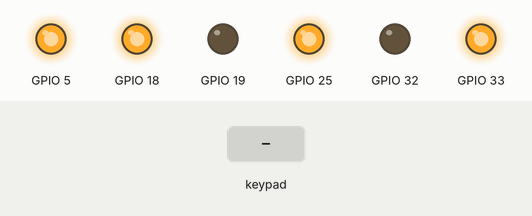
This program was run on a simulated ESP32. Shown: output pins drawn as LEDs (lit = HIGH). The inputs (shaded band) are chosen by the test bench. Nothing arrives over Bluetooth unless stated.

Above: at 1.2 s.
1.3 s: key 'U' pressed
At 1.53 s:
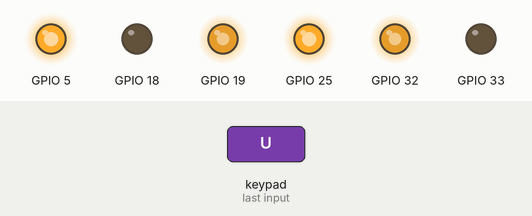
3.2 s: key 'D' pressed
At 3.43 s:
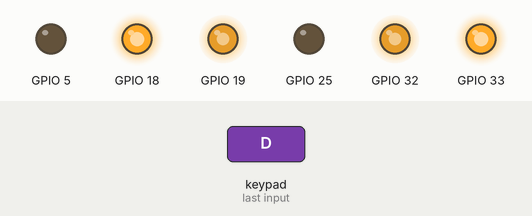
5.1 s: key 'O' pressed
At 5.33 s:
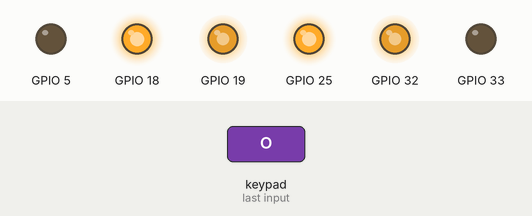
7.0 s: key 'S' pressed
At 7.23 s:
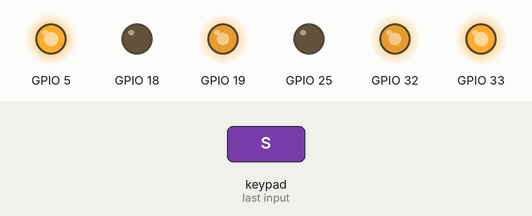
Timing chart, 0 to 9.9 s (numbered marks = the images above; inputs shaded):
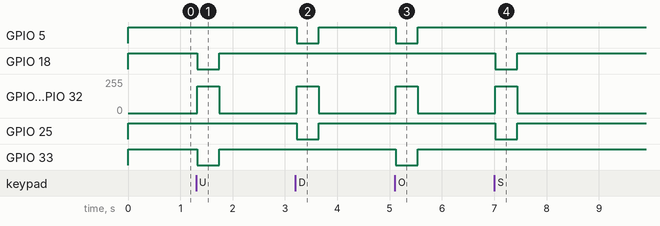

Measured:
- after the input at 1.3 s, GPIO 18, GPIO 33: HIGH → LOW at once, → HIGH 0.42 s later; GPIO 19, GPIO 32: 0/255 → 199/255 at once, → 0/255 0.42 s later
- after the input at 3.2 s, GPIO 5, GPIO 25: HIGH → LOW at once, → HIGH 0.42 s later; GPIO 19, GPIO 32: 0/255 → 199/255 at once, → 0/255 0.42 s later
- after the input at 5.1 s, GPIO 5, GPIO 33: HIGH → LOW at once, → HIGH 0.42 s later; GPIO 19, GPIO 32: 0/255 → 199/255 at once, → 0/255 0.42 s later
- after the input at 7.0 s, GPIO 18, GPIO 25: HIGH → LOW at once, → HIGH 0.42 s later; GPIO 19, GPIO 32: 0/255 → 199/255 at once, → 0/255 0.42 s later

The program:

main.cpp
```cpp
#include <Arduino.h>
#include <Ps3Controller.h>

#include "MotorDriver.hpp"
#include "Input.hpp"

const int motorR1 = 5;
const int motorR2 = 18;

const int motorL1 = 25;
const int motorL2 = 33;

const int motorRp = 19;
const int motorLp = 32;

const int pwmChannelRight = 0;
const int pwmChannelLeft = 1;

const int pwmFrequency = 12800;

MotorDrive motorRight = {
    motorR1,
    motorR2,
    motorRp,
    pwmChannelRight,
    pwmFrequency,
};

MotorDrive motorLeft = {
    motorL1,
    motorL2,
    motorLp,
    pwmChannelLeft,
    pwmFrequency,
};

void setup()
{
  Ps3.begin("2c:2c:1f:d0:04:be"); // 黒いコントローラーのアドレス
  motorRight.setup();
  motorLeft.setup();
  motorRight.neutral();
  motorLeft.neutral();
}

void loop()
{
  Input input = getInput();
  if (input.up)
  {
    motorRight.driveForward(200);
    motorLeft.driveForward(200);
  }
  else if (input.down)
  {
    motorRight.driveBackward(200);
    motorLeft.driveBackward(200);
  }
  else if (input.circle)
  {
    motorRight.driveBackward(200);
    motorLeft.driveForward(200);
  }
  else if (input.cross)
  {
    motorRight.stop();
    motorLeft.stop();
  }
  else if (input.square)
  {
    motorRight.driveForward(200);
    motorLeft.driveBackward(200);
  }
  else
  {
    motorRight.stop();
    motorLeft.stop();
  }
}
```

Input.hpp
```cpp
#pragma once

#include "Ps3Controller.h"

// コントローラからの入力 (左スティックと右側の4つのボタンのみ)
struct Input
{
    int up;        // 左スティックのx軸方向の値 -255~255
    int down;      // 左スティックのy軸方向の値 -255~255
    bool circle;   // 〇ボタンが押されているかどうか
    bool square;   // □ボタンが押されているかどうか
    bool cross;    // ✕ボタンが押されているかどうか
    bool triangle; // △ボタンが押されているかどうか
};

Input getInput()
{
    Input in;
    in.up = Ps3.data.button.up;
    in.down = Ps3.data.button.down;
    in.circle = Ps3.data.button.circle;
    in.square = Ps3.data.button.square;
    in.cross = Ps3.data.button.cross;
    in.triangle = Ps3.data.button.triangle;

    return in;
}
```

MotorDriver.hpp
```cpp
#pragma once

#include <Arduino.h>

struct MotorDrive
{
    int pin1;
    int pin2;
    int pwmPin;
    int channelNum;
    int frequency;
    // int dutyInt;

    void setup()
    {
        pinMode(pin1, OUTPUT);
        pinMode(pin2, OUTPUT);
        pinMode(pwmPin, OUTPUT);
        ledcSetup(channelNum, frequency, 8);
        ledcAttachPin(pwmPin, channelNum);
    }

    void neutral()
    {
        digitalWrite(pin1, LOW);
        digitalWrite(pin2, LOW);
        ledcWrite(channelNum, 0);
    }

    void driveForward(int duty)
    {
        digitalWrite(pin1, HIGH);
        digitalWrite(pin2, LOW);
        ledcWrite(channelNum, duty);
    }

    void driveBackward(int duty)
    {
        digitalWrite(pin1, LOW);
        digitalWrite(pin2, HIGH);
        ledcWrite(channelNum, duty);
    }

    void stop()
    {
        digitalWrite(pin1, HIGH);
        digitalWrite(pin2, HIGH);
        ledcWrite(channelNum, 0);
    }
};
```
